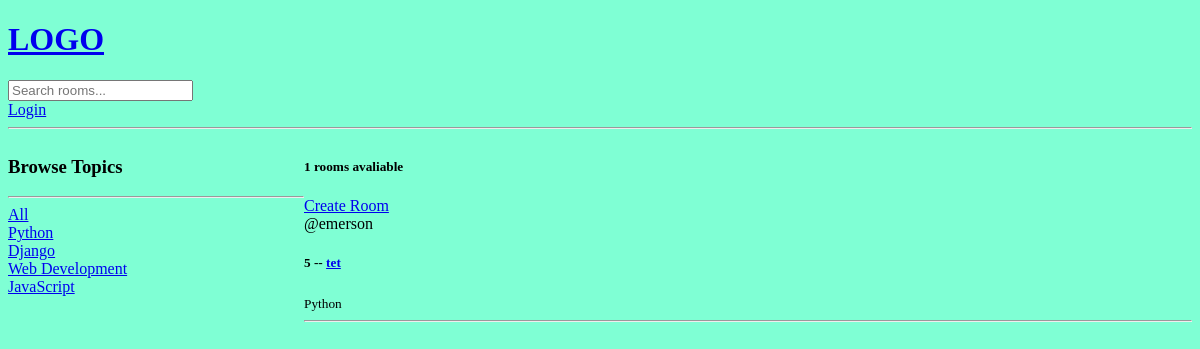
The app's page /, older data.
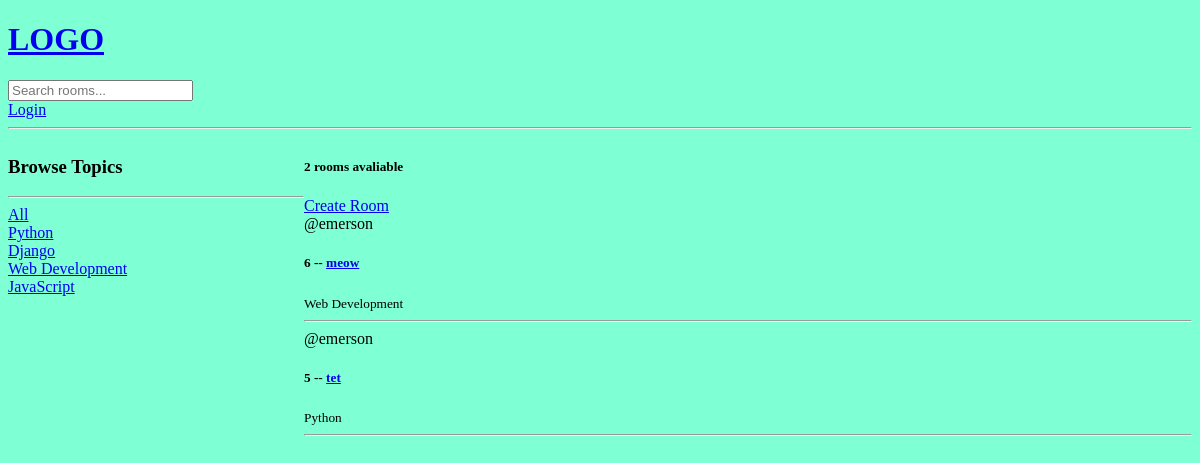
The same page, newer data.
### base/models.py (models this page shows, shortened)
class Topic(models.Model):
    name = models.CharField(max_length=200)
    def __str__(self):
        return self.name

class Room(models.Model):
    host = models.ForeignKey(User, on_delete=models.SET_NULL, null=True)
    topic = models.ForeignKey(Topic, on_delete=models.SET_NULL, null=True)
    name = models.CharField(max_length=200)
    description = models.TextField(null=True, blank=True)
    participants = models.ManyToManyField(User, related_name='participants', blank=True)
    updated = models.DateTimeField(auto_now=True)
    created = models.DateTimeField(auto_now_add=True)
    class Meta:
        ordering = ['-updated', '-created']

### base/views.py (the view)
# urls.py: path('', views.home, name='home'),
def home(request):
    q = request.GET.get('q') if request.GET.get('q') != None else ''
    rooms = Room.objects.filter(
        Q(topic__name__icontains=q) |
        Q(name__icontains=q) |
        Q(description__icontains=q)
    )
    topics = Topic.objects.all()
    room_count = rooms.count()
    room_messages = Message.objects.filter(Q(room__topic__name__icontains=q))
    context = {
        'rooms': rooms, 'topics': topics, 'room_count': room_count,
        'room_messages': room_messages}
    return render(request, 'base/home.html', context)

### base/templates/base/home.html (shortened to what this page needs)
{% extends 'main.html' %}
{% block content %}
<div class="home-container">
    <div>
        <h3>Browse Topics</h3>
        <hr>
        <div>
            <a href="{%url 'home' %}">All</a>
        </div>
        {% for topic in topics %}
        <div>
            <a href="{%url 'home' %}?q={{topic.name}}">{{topic}}</a>
        </div>
        {%endfor%}
    </div>
    <div>
        <h5>{{room_count}} rooms avaliable</h5>
        <a href="{% url 'create-room' %}">Create Room</a>
        <div>
            {% for room in rooms %}
            <div>
                <span>@{{room.host.username}}</span>
                <h5>{{room.id}} -- <a href="{% url 'room' room.id %}">{{room.name}}</a></h5>
                <small>{{room.topic.name}}</small>
                <hr>
            </div>
            {% endfor %}
        </div>
    </div>
</div>
{% endblock content %}

Row changes from the older to the newer data that the page shows:
added Room: host.username "emerson", id "6", name "meow", topic.name "Web Development"
Text that changed along with them:
{{ room_count }}: "1" → "2"
